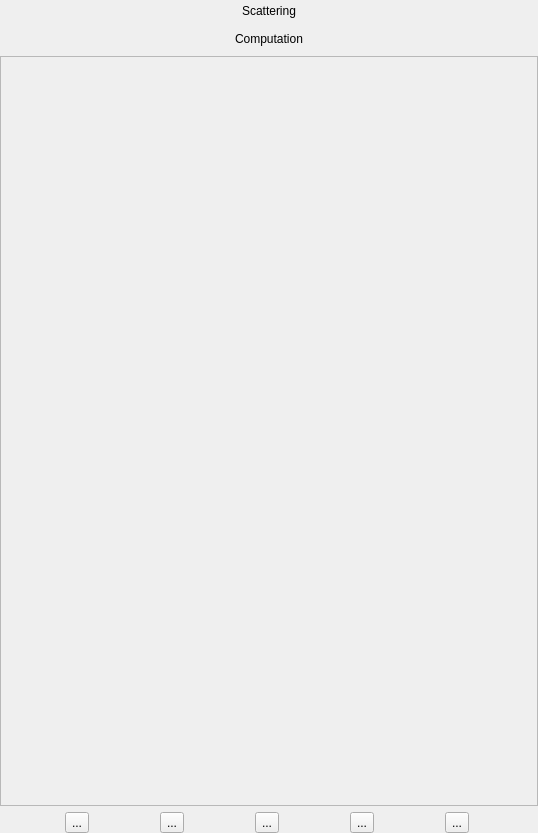
<?xml version="1.0" encoding="UTF-8"?>
<ui version="4.0">
    <class>Form</class>
    <widget class="QWidget" name="Form">
        <property name="geometry">
            <rect>
                <x>0</x>
                <y>0</y>
                <width>538</width>
                <height>833</height>
            </rect>
        </property>
        <property name="windowTitle">
            <string>Form</string>
        </property>
        <layout class="QVBoxLayout" name="verticalLayout">
            <property name="margin">
                <number>0</number>
            </property>
            <item>
                <widget class="QPushButton" name="showDetectorButton">
                    <property name="text">
                        <string>Scattering</string>
                    </property>
                    <property name="flat">
                        <bool>true</bool>
                    </property>
                </widget>
            </item>
            <item>
                <widget class="QPushButton" name="showComputationButton">
                    <property name="text">
                        <string>Computation</string>
                    </property>
                    <property name="flat">
                        <bool>true</bool>
                    </property>
                </widget>
            </item>
            <item>
                <widget class="QScrollArea" name="featuresScroll">
                    <property name="minimumSize">
                        <size>
                            <width>200</width>
                            <height>0</height>
                        </size>
                    </property>
                    <property name="widgetResizable">
                        <bool>true</bool>
                    </property>
                    <widget class="QWidget" name="scrollAreaWidgetContents">
                        <property name="geometry">
                            <rect>
                                <x>0</x>
                                <y>0</y>
                                <width>536</width>
                                <height>639</height>
                            </rect>
                        </property>
                        <layout class="QVBoxLayout" name="featuresList">
                            <property name="spacing">
                                <number>0</number>
                            </property>
                            <property name="margin">
                                <number>0</number>
                            </property>
                        </layout>
                    </widget>
                </widget>
            </item>
            <item>
                <layout class="QHBoxLayout" name="horizontalLayout">
                    <item>
                        <widget class="QToolButton" name="addFeatureButton">
                            <property name="text">
                                <string>...</string>
                            </property>
                            <property name="icon">
                                <iconset>
                                    <normaloff>gui/hipgisaxsicons_0.png</normaloff>gui/hipgisaxsicons_0.png
                                </iconset>
                            </property>
                            <property name="iconSize">
                                <size>
                                    <width>32</width>
                                    <height>32</height>
                                </size>
                            </property>
                        </widget>
                    </item>
                    <item>
                        <widget class="QToolButton" name="addParticleButton">
                            <property name="text">
                                <string>...</string>
                            </property>
                            <property name="icon">
                                <iconset>
                                    <normaloff>gui/hipgisaxsicons_2.png</normaloff>gui/hipgisaxsicons_2.png
                                </iconset>
                            </property>
                            <property name="iconSize">
                                <size>
                                    <width>32</width>
                                    <height>32</height>
                                </size>
                            </property>
                        </widget>
                    </item>
                    <item>
                        <widget class="QToolButton" name="addSubstrateButton">
                            <property name="text">
                                <string>...</string>
                            </property>
                            <property name="icon">
                                <iconset>
                                    <normaloff>gui/hipgisaxsicons_1.png</normaloff>gui/hipgisaxsicons_1.png
                                </iconset>
                            </property>
                            <property name="iconSize">
                                <size>
                                    <width>32</width>
                                    <height>32</height>
                                </size>
                            </property>
                        </widget>
                    </item>
                    <item>
                        <widget class="QToolButton" name="runLocal">
                            <property name="text">
                                <string>...</string>
                            </property>
                            <property name="icon">
                                <iconset>
                                    <normaloff>gui/hipgisaxsicons_4.png</normaloff>gui/hipgisaxsicons_4.png
                                </iconset>
                            </property>
                            <property name="iconSize">
                                <size>
                                    <width>32</width>
                                    <height>32</height>
                                </size>
                            </property>
                        </widget>
                    </item>
                    <item>
                    <widget class="QToolButton" name="runRemote">
                        <property name="text">
                            <string>...</string>
                        </property>
                        <property name="icon">
                            <iconset>
                                <normaloff>gui/hipgisaxsicons_4.png</normaloff>gui/hipgisaxsicons_4.png
                            </iconset>
                        </property>
                        <property name="iconSize">
                            <size>
                                <width>32</width>
                                <height>32</height>
                            </size>
                        </property>
                    </widget>
                </item>
                </layout>
            </item>
        </layout>
    </widget>
    <resources/>
    <connections/>
</ui>
